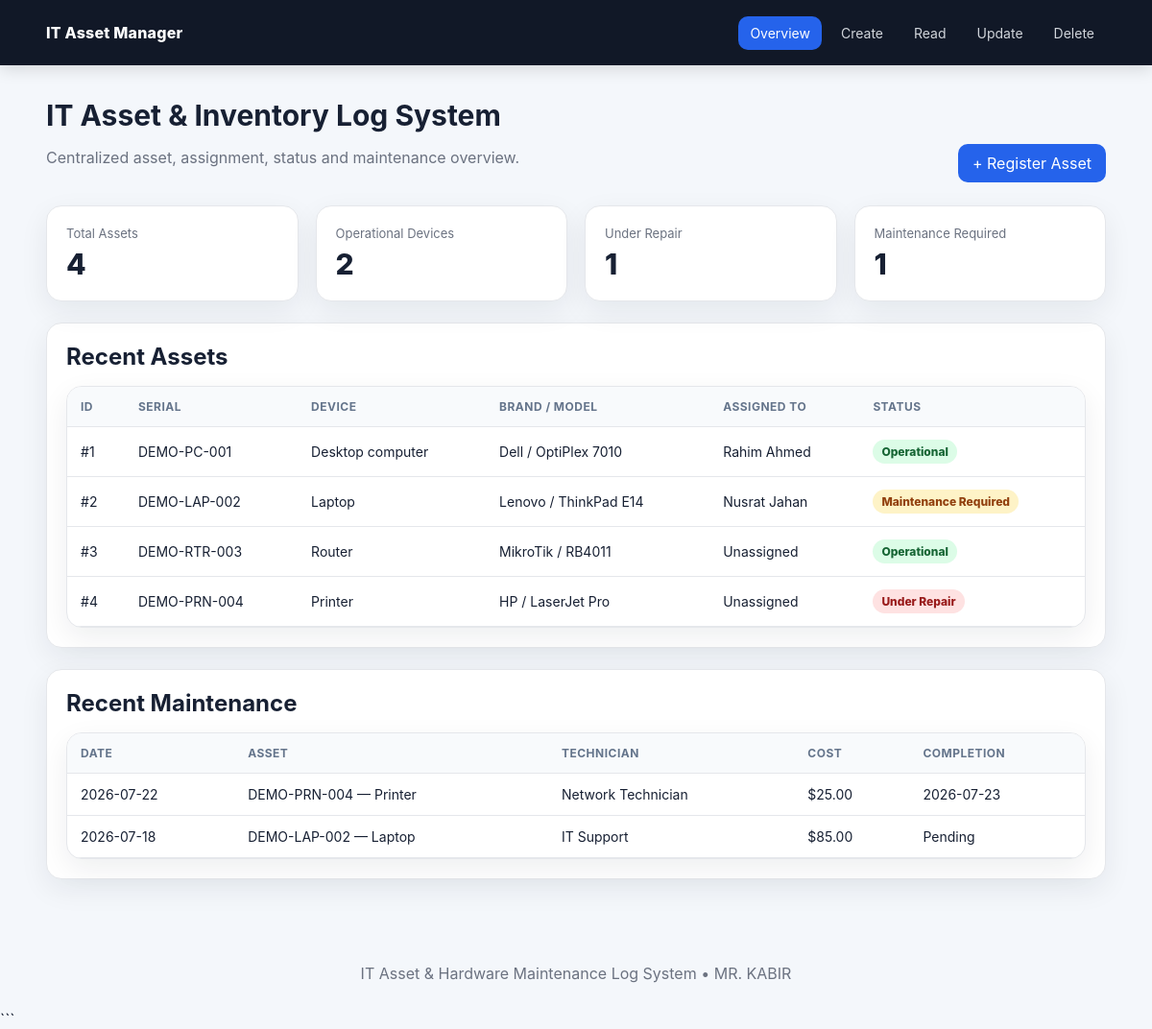
The page /CRUD_Operation/overview.php on the database its author committed.
### tables this page shows
CREATE TABLE Assets (
  AssetID INT UNSIGNED AUTO_INCREMENT PRIMARY KEY,
  SerialNo VARCHAR(100) NOT NULL UNIQUE,
  DeviceType VARCHAR(50) NOT NULL,
  Brand VARCHAR(50) NOT NULL,
  Model VARCHAR(50) NOT NULL,
  PurchaseDate DATE NULL,
  WarrantyExpiry DATE NULL,
  AssignedUserID INT UNSIGNED NULL,
  Status ENUM('Operational','Maintenance Required','Under Repair','Retired')
    NOT NULL DEFAULT 'Operational',
  CreatedAt TIMESTAMP DEFAULT CURRENT_TIMESTAMP,
  UpdatedAt TIMESTAMP DEFAULT CURRENT_TIMESTAMP ON UPDATE CURRENT_TIMESTAMP,
  CONSTRAINT fk_assets_user
    FOREIGN KEY (AssignedUserID) REFERENCES Users(UserID)
    ON UPDATE CASCADE ON DELETE SET NULL
);

CREATE TABLE Users (
  UserID INT UNSIGNED AUTO_INCREMENT PRIMARY KEY,
  FullName VARCHAR(100) NOT NULL,
  Department VARCHAR(50) NOT NULL,
  Email VARCHAR(100) NOT NULL UNIQUE,
  CreatedAt TIMESTAMP DEFAULT CURRENT_TIMESTAMP
);

CREATE TABLE Maintenance_Log (
  MaintenanceID INT UNSIGNED AUTO_INCREMENT PRIMARY KEY,
  AssetID INT UNSIGNED NOT NULL,
  MaintenanceDate DATE NOT NULL,
  Technician VARCHAR(100) NOT NULL,
  Problem TEXT NOT NULL,
  RepairDetails TEXT NULL,
  Cost DECIMAL(10,2) NOT NULL DEFAULT 0.00,
  CompletionDate DATE NULL,
  CreatedAt TIMESTAMP DEFAULT CURRENT_TIMESTAMP,
  CONSTRAINT fk_maintenance_asset
    FOREIGN KEY (AssetID) REFERENCES Assets(AssetID)
    ON UPDATE CASCADE ON DELETE CASCADE
);

### CRUD_Operation/overview.php (the view, shortened to what this page needs)
<?php
require 'config.php';
$stats = [
    'total'       => (int) $pdo->query("SELECT COUNT(*) FROM Assets")->fetchColumn(),
    'operational' => (int) $pdo->query(
        "SELECT COUNT(*) FROM Assets WHERE Status = 'Operational'"
    )->fetchColumn(),
    'repair'      => (int) $pdo->query(
        "SELECT COUNT(*) FROM Assets WHERE Status = 'Under Repair'"
    )->fetchColumn(),
    'maintenance' => (int) $pdo->query(
        "SELECT COUNT(*) FROM Assets WHERE Status = 'Maintenance Required'"
    )->fetchColumn(),
];
$recent = $pdo->query("
    SELECT
        a.AssetID,
        a.SerialNo,
        a.DeviceType,
        a.Brand,
        a.Model,
        a.Status,
        u.FullName AS AssignedTo
    FROM Assets a
    LEFT JOIN Users u
        ON a.AssignedUserID = u.UserID
    ORDER BY a.UpdatedAt DESC
    LIMIT 8
")->fetchAll();
$logs = $pdo->query("
    SELECT
        m.MaintenanceDate,
        m.Technician,
        m.Cost,
        m.CompletionDate,
        a.SerialNo,
        a.DeviceType
    FROM Maintenance_Log m
    JOIN Assets a
        ON a.AssetID = m.AssetID
    ORDER BY m.MaintenanceDate DESC
    LIMIT 6
")->fetchAll();
function badge($status)
{
    $class = match ($status) {
        'Operational'           => 'badge-operational',
        'Under Repair'          => 'badge-repair',
        'Maintenance Required'  => 'badge-maintenance',
        'Retired'               => 'badge-retired',
        default                 => 'badge-retired',
    };
    return '<span class="badge ' . $class . '">'
        . htmlspecialchars($status)
        . '</span>';
}
?>
<!doctype html>
<html lang="en">
<head>
    <link rel="stylesheet" href="style.css">
</head>
<body>
    <header class="topbar">
        <div class="container nav">
            <a class="brand" href="overview.php">
                IT Asset Manager
            </a>
            <nav class="navlinks">
                <a class="active" href="overview.php">
                    Overview
                </a>
                <a href="create.php">
                    Create
                </a>
                <a href="read.php">
                    Read
                </a>
                <a href="update.php">
                    Update
                </a>
                <a href="delete.php">
                    Delete
                </a>
            </nav>
        </div>
    </header>
    <main class="container">
        <section class="hero">
            <div>
                <h1>
                    IT Asset & Inventory Log System
                </h1>
                <p class="muted">
                    Centralized asset, assignment, status and
                    maintenance overview.
                </p>
            </div>
            <a
                class="btn btn-primary"
                href="create.php"
            >
                + Register Asset
            </a>
        </section>
        <div class="grid cards">
            <div class="card">
                <div class="metric-label">
                    Total Assets
                </div>
                <div class="metric">
                    <?= $stats['total'] ?>
                </div>
            </div>
            <div class="card">
                <div class="metric-label">
                    Operational Devices
                </div>
                <div class="metric">
                    <?= $stats['operational'] ?>
                </div>
            </div>
            <div class="card">
                <div class="metric-label">
                    Under Repair
                </div>
                <div class="metric">
                    <?= $stats['repair'] ?>
                </div>
            </div>
            <div class="card">
                <div class="metric-label">
                    Maintenance Required
                </div>
                <div class="metric">
                    <?= $stats['maintenance'] ?>
                </div>
            </div>
        </div>
        <section
            class="card"
            style="margin-top: 22px;"
        >
            <h2>
                Recent Assets
            </h2>
            <div class="table-wrap">
                <table>
                    <thead>
                        <tr>
                            <th>ID</th>
                            <th>Serial</th>
                            <th>Device</th>
                            <th>Brand / Model</th>
                            <th>Assigned To</th>
                            <th>Status</th>
                        </tr>
                    </thead>
                    <tbody>
                        <?php foreach ($recent as $r): ?>
                            <tr>
                                <td>
                                    #<?= $r['AssetID'] ?>
                                </td>
                                <td>
                                    <?= htmlspecialchars($r['SerialNo']) ?>
                                </td>
                                <td>
                                    <?= htmlspecialchars($r['DeviceType']) ?>
                                </td>
                                <td>
                                    <?= htmlspecialchars(
                                        $r['Brand'] . ' / ' . $r['Model']
                                    ) ?>
                                </td>
                                <td>
                                    <?= htmlspecialchars(
                                        $r['AssignedTo'] ?? 'Unassigned'
                                    ) ?>
                                </td>
                                <td>
                                    <?= badge($r['Status']) ?>
                                </td>
                            </tr>
                        <?php endforeach; ?>
                    </tbody>
                </table>
            </div>
        </section>
        <section
            class="card"
            style="margin-top: 22px;"
        >
            <h2>
                Recent Maintenance
            </h2>
            <div class="table-wrap">
                <table>
                    <thead>
                        <tr>
                            <th>Date</th>
                            <th>Asset</th>
                            <th>Technician</th>
                            <th>Cost</th>
                            <th>Completion</th>
                        </tr>
                    </thead>
                    <tbody>
                        <?php foreach ($logs as $r): ?>
                            <tr>
                                <td>
                                    <?= htmlspecialchars(
                                        $r['MaintenanceDate']
                                    ) ?>
                                </td>
                                <td>
                                    <?= htmlspecialchars(
                                        $r['SerialNo'] . ' — ' . $r['DeviceType']
                                    ) ?>
                                </td>
                                <td>
                                    <?= htmlspecialchars(
                                        $r['Technician']
                                    ) ?>
                                </td>
                                <td>
                                    $<?= number_format(
                                        (float) $r['Cost'],
                                        2
                                    ) ?>
                                </td>
                                <td>
                                    <?= htmlspecialchars(
                                        $r['CompletionDate'] ?? 'Pending'
                                    ) ?>
                                </td>
                            </tr>
                        <?php endforeach; ?>
                    </tbody>
                </table>
            </div>
        </section>
    </main>
    <footer>
        IT Asset & Hardware Maintenance Log System
        • MR. KABIR
    </footer>
</body>
</html>

### CRUD_Operation/style.css (style rules this page uses)
:root { --bg:#f4f7fb; --surface:#fff; --text:#172033; --muted:#6b7280; --primary:#2563eb; --primary-dark:#1d4ed8; --border:#e5e7eb; --success:#15803d; --warning:#b45309; --danger:#b91c1c; --shadow:0 10px 30px rgba(15,23,42,.07); --radius:16px; }
* { box-sizing:border-box }
body { margin:0;font-family:Inter,system-ui,-apple-system,Segoe UI,sans-serif; background:var(--bg);color:var(--text) }
a { color:inherit;text-decoration:none }
.container { width:min(1180px,92%);margin:auto }
.topbar { background:#111827;color:#fff;position:sticky;top:0;z-index:20;box-shadow:0 4px 16px #0002 }
.nav { min-height:68px;display:flex;align-items:center;justify-content:space-between;gap:20px }
.brand { font-weight:800;letter-spacing:.2px }
.navlinks { display:flex;gap:8px;flex-wrap:wrap }
.navlinks a { padding:9px 12px;border-radius:10px;color:#d1d5db;font-size:14px }
.navlinks a:hover,.navlinks a.active { background:#2563eb;color:#fff }
main { padding:34px 0 60px }
.hero { display:flex;align-items:end;justify-content:space-between;gap:20px;margin-bottom:24px }
h1 { margin:0 0 7px;font-size:30px }
h2 { margin:0 0 16px }
.muted { color:var(--muted) }
.grid { display:grid;gap:18px }
.cards { grid-template-columns:repeat(4,1fr) }
.card { background:var(--surface);border:1px solid var(--border);border-radius:var(--radius);padding:20px;box-shadow:var(--shadow) }
.metric { font-size:30px;font-weight:800;margin-top:6px }
.metric-label { font-size:13px;color:var(--muted) }
.btn { display:inline-flex;align-items:center;justify-content:center;border:0;border-radius:10px;padding:10px 15px;font-weight:700;cursor:pointer;font:inherit }
.btn-primary { background:var(--primary);color:#fff }
.table-wrap { overflow:auto;background:#fff;border:1px solid var(--border);border-radius:var(--radius);box-shadow:var(--shadow) }
table { width:100%;border-collapse:collapse;min-width:900px }
th,td { padding:13px 14px;border-bottom:1px solid var(--border);text-align:left;font-size:14px }
th { background:#f8fafc;font-size:12px;text-transform:uppercase;letter-spacing:.04em;color:#64748b }
.badge { display:inline-block;padding:5px 9px;border-radius:999px;font-size:12px;font-weight:800 }
.badge-operational { background:#dcfce7;color:#166534 }
.badge-repair { background:#fee2e2;color:#991b1b }
.badge-maintenance { background:#fef3c7;color:#92400e }
footer { padding:28px 0;color:#6b7280;text-align:center }

### rows shown on the page
assets: AssetID "1", SerialNo "DEMO-PC-001", DeviceType "Desktop computer", Brand+Model "Dell / OptiPlex 7010", AssignedUserID.FullName "Rahim Ahmed", Status "Operational"
assets: AssetID "2", SerialNo "DEMO-LAP-002", DeviceType "Laptop", Brand+Model "Lenovo / ThinkPad E14", AssignedUserID.FullName "Nusrat Jahan", Status "Maintenance Required"
assets: AssetID "3", SerialNo "DEMO-RTR-003", DeviceType "Router", Brand+Model "MikroTik / RB4011", AssignedTo "Unassigned", Status "Operational"
assets: AssetID "4", SerialNo "DEMO-PRN-004", DeviceType "Printer", Brand+Model "HP / LaserJet Pro", AssignedTo "Unassigned", Status "Under Repair"
maintenance_log: MaintenanceDate "2026-07-22", AssetID.DeviceType "DEMO-PRN-004 — Printer", Technician "Network Technician", Cost "25.00", CompletionDate "2026-07-23"
maintenance_log: MaintenanceDate "2026-07-18", AssetID.DeviceType "DEMO-LAP-002 — Laptop", Technician "IT Support", Cost "85.00", CompletionDate "Pending"

### other values the page prints
$stats['total'] "4"
$stats['operational'] "2"
$stats['repair'] "1"
$stats['maintenance'] "1"
